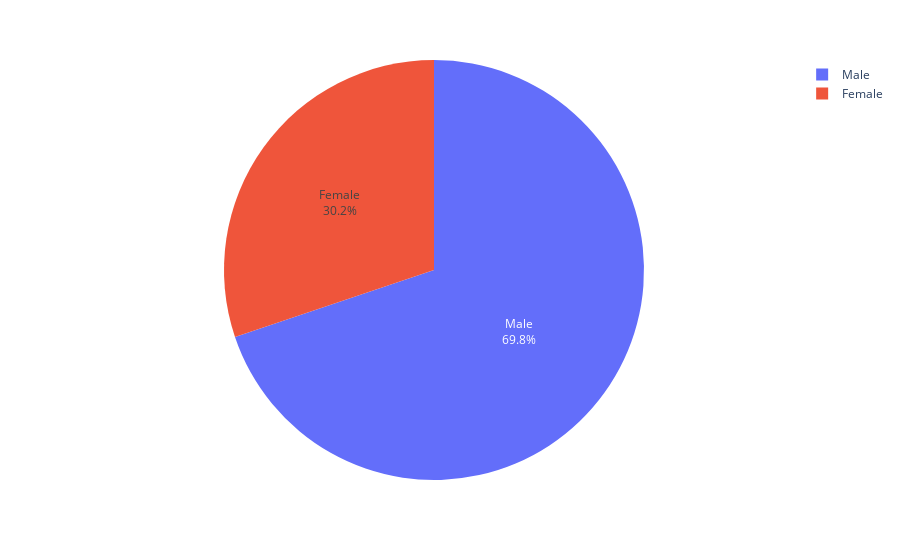

The cell this chart's notebook holds for it:
### Code cell
fig = px.pie(data, values='hours.per.week', names='Gender')
fig.update_traces(textinfo="label+percent")
fig.show()

### Figure 1 — Plotly figure (JSON) as saved in the notebook; plotly's stock layout.template omitted (floating-point values rounded to 4 significant figures; data arrays with more than 128 entries replaced by an {"elided": "..."} marker saying what was removed)
{"data": [{"domain": {"x": [0, 1], "y": [0, 1]}, "hovertemplate": "Gender=%{label}<br>hours.per.week=%{value}<extra></extra>", "labels": {"elided": "31791 str values"}, "legendgroup": "", "name": "", "showlegend": true, "textinfo": "label+percent", "type": "pie", "values": {"elided": "31791 int values"}}], "layout": {"legend": {"tracegroupgap": 0}, "margin": {"t": 60}}}
